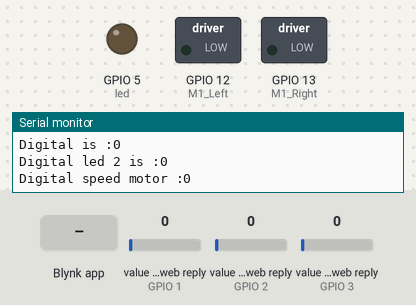
This sketch was run on a simulated ESP8266 (NodeMCU). On the bench: switched loads named in the sketch (green lamp = pin HIGH), output pins drawn as LEDs (lit = HIGH), the last lines printed to the serial monitor. The test bench sets the inputs (shaded band); at power-on: value in the web reply (sensors on GPIO 1, GPIO 2, GPIO 3) 0. WiFi joins after 1.5 s; servers stay silent unless stated; web services answer with replies made up by the test bench.

Above: at 3.0 s.
3.1 s: value in the web reply (sensor on GPIO 1) set to 2
At 4.9 s:
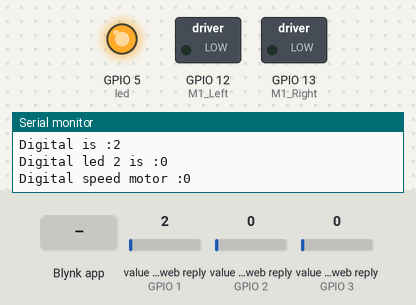
5.2 s: Blynk app writes 1 to V0
Timing chart, 0 to 8.2 s (numbered marks = the images above; inputs shaded):
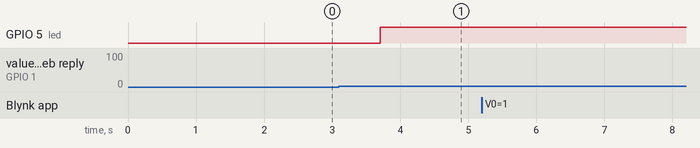

The sketch:

FullSourceCodeProject.ino
```cpp
#include "ThingSpeak.h"
#include <ESP8266WiFi.h>
#include <BlynkSimpleEsp8266.h>

//Khai báo các dữ liệu cần dùng
boolean checkData = false;
boolean checkData2 = false;
int VIRTUAL_PIN1, VIRTUAL_PIN2,VIRTUAL_PIN3;
int x = 0;
int led=5;
//int led2=12;
int M1_Left = 12; //Direccion
int M1_Right = 13;
//cấu hình wifi
char ssid[] = "Hong Loan";   // your network SSID (name)
char pass[] = "0784858182";   // your network password
//-------------------------------------------//

//----------- Channel Details -------------//
unsigned long Channel_ID = 1397165; // Channel ID
int Field_number = 0;
const char * WriteAPIKey = "6RCBADBWQ5HD1FZW"; // Your write API Key
char auth[] = "FZyf8uFSnHMeDMLIAK4G0ToyznseQQKd";
const int FieldNumber1 = 1;
const int FieldNumber2 = 2;
const int FieldNumber3 = 3;
const char * myCounterReadAPIKey = "WIBXU16YZKD6ZCUT"; // Read API Key
int statusCode = 0;
int temp=0;
int temp2=0;
int numberSpeed=0;
// ----------------------------------------//
void readData();
WiFiClient  client;


BLYNK_CONNECTED() {
Blynk.syncAll();
}

BLYNK_WRITE(V0)
{
VIRTUAL_PIN1 = param.asInt();
Field_number = 1;
checkData = true;
}

BLYNK_WRITE(V1)
{
VIRTUAL_PIN2 = param.asInt();
Field_number = 2;
checkData = true;
}
BLYNK_WRITE(V2)
{
VIRTUAL_PIN3 = param.asInt();
checkData = true;
}
void setup()
{
  Serial.begin(115200);
  WiFi.mode(WIFI_STA);
  ThingSpeak.begin(client);
  Blynk.begin(auth, ssid, pass);
  pinMode(led, OUTPUT);
  //pinMode(led2, OUTPUT);
  //Motor
  pinMode(M1_Left, OUTPUT);
  pinMode(M1_Right , OUTPUT);

}

void loop()
{
  Blynk.run();
  if (checkData == true) {
  internet();
  //get_value();
  upload();
  //digitalWrite(LED, VIRTUAL_PIN);
  checkData == false;


  //digitalWrite(led, HIGH);
}

  readData();
  //analogWrite(motor,250);
}

void upload()
{
  internet();
  ThingSpeak.setField(1, VIRTUAL_PIN1);
  ThingSpeak.setField(2, VIRTUAL_PIN2);
  ThingSpeak.setField(3, VIRTUAL_PIN3);
  x = ThingSpeak.writeFields(Channel_ID, WriteAPIKey);
  if (x == 200)Serial.println("Data Updated.");
  if (x != 200)
  {
    Serial.println("Data upload failed, retrying....");
    delay(15000);
    upload();
  }
}

void internet()
{
  if (WiFi.status() != WL_CONNECTED)
  {
    Serial.print("Attempting to connect to SSID: ");
    Serial.println(ssid);
    while (WiFi.status() != WL_CONNECTED)
    {
      WiFi.begin(ssid, pass);
      Serial.print(".");
      delay(5000);
    }
    Serial.println("\nConnected.");
  }
}


void readData(){
  //---------------- Channel 1 ----------------//
  temp = ThingSpeak.readIntField(Channel_ID, FieldNumber1, myCounterReadAPIKey);
  temp2 = ThingSpeak.readIntField(Channel_ID, FieldNumber2, myCounterReadAPIKey);
  numberSpeed=ThingSpeak.readIntField(Channel_ID, FieldNumber3, myCounterReadAPIKey);
  statusCode = ThingSpeak.getLastReadStatus();
  if (statusCode == 200)
  {
    //digitalWrite(led2, temp2);
    digitalWrite(led, temp);

    if(temp2==0)//Ấn nút tắt motor
    {
      analogWrite(M1_Left,temp2);
      analogWrite(M1_Right,temp2);
      }
     else
     {
      int speedRight=255-numberSpeed;
      analogWrite(M1_Left,numberSpeed);
      analogWrite(M1_Right,0);
      }
    Serial.println("Digital is :" + String(temp));
    Serial.println("Digital led 2 is :" + String(temp2));
    Serial.println("Digital speed motor :" + String(numberSpeed));
  }
  else
  {
    Serial.println("Unable to read channel / No internet connection");
  }
  delay(100);
  //-------------- End of Channel 1 -------------//
}
//void readDataMotor()
//{
//
//  }
//void get_value()
//{
//
//}
// ----------(c) Electronics-Project-Hub -----------//
```

Measured:
- after the input at 3.1 s, GPIO 5 (led): LOW → HIGH after 0.61 s
